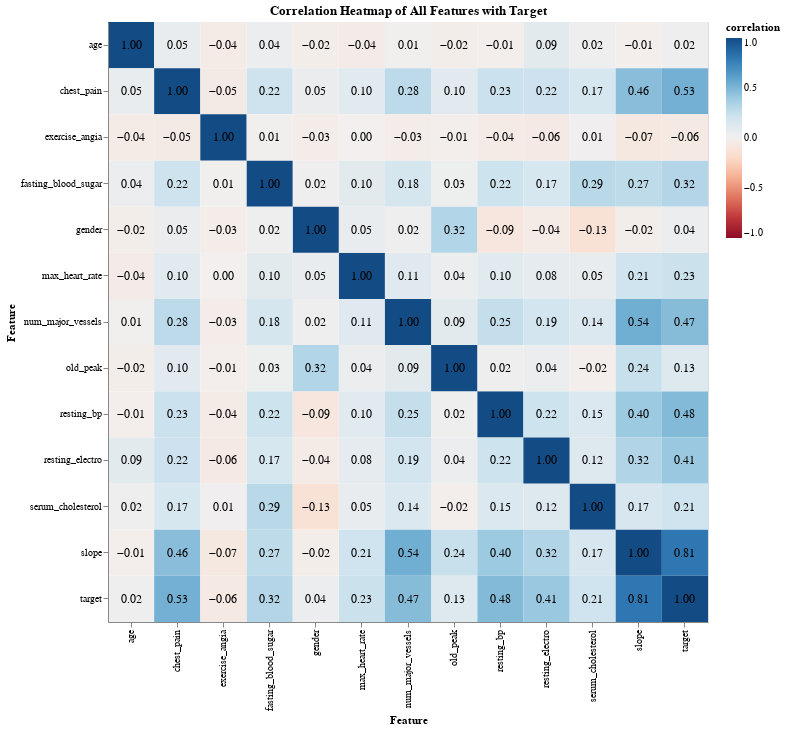

Here is the notebook cell this chart was saved with:
### Markdown cell above
#### Correlation Heatmap

A correlation matrix is computed and visualized using a heatmap to show linear relationships among features. This helps detect multicollinearity and highlights variables that may have strong predictive relationships with the target.

Darker blue cells represent stronger positive correlations, while darker red cells represent stronger negative correlations. From the heatmap, the feature slope has the strongest positive relationship with the target, followed by chest pain, resting BP, and number of major vessels. This means these features are more likely to influence whether someone has heart disease. On the other hand, features like age, gender, and exercise angia show very low or almost no correlation with the target, suggesting they don’t have a strong direct relationship with the target. It can also be seen that some features are related to each other. For example, number of major vessels and slope have a moderate positive correlation.

### Code cell
# corr only works for numerical col, since we changes 'target' values to 'heart disease' and 'no heart disease', 
# created a copy of heart dataframe and change the target col back to 0 and 1 for viz purposes only.
train_heart_corr = train_heart.copy()
train_heart_corr['target'] = train_heart_corr['target'].replace({
    'Heart Disease': 1,
    'No Heart Disease': 0
})

corr_matrix = train_heart_corr[num_cols + cat_cols + ['target']].corr()

corr_long = corr_matrix.reset_index().melt(id_vars='index')
corr_long.columns = ['feature_x', 'feature_y', 'correlation']

base = alt.Chart(corr_long).encode(
    x=alt.X('feature_x:N', title='Feature'),
    y=alt.Y('feature_y:N', title='Feature'))

heatmap = base.mark_rect().encode(
    color=alt.Color(
        'correlation:Q',
        scale=alt.Scale(scheme='redblue', domain=[-1, 1])),
    tooltip=['feature_x', 'feature_y'])

text = base.mark_text(
    fontSize=12,
    color='black').encode(
    text=alt.Text('correlation:Q', format='.2f'))

final_chart = (heatmap + text).properties(
    title='Correlation Heatmap of All Features with Target',
    width=600,
    height=600)

final_chart

### Figure 1 — Vega-Lite specification as saved in the notebook (floating-point values rounded to 4 significant figures; data arrays with more than 128 entries replaced by an {"elided": "..."} marker saying what was removed)
{"config": {"view": {"continuousWidth": 300, "continuousHeight": 300}}, "layer": [{"mark": {"type": "rect"}, "encoding": {"color": {"field": "correlation", "scale": {"domain": [-1, 1], "scheme": "redblue"}, "type": "quantitative"}, "tooltip": [{"field": "feature_x", "type": "nominal"}, {"field": "feature_y", "type": "nominal"}], "x": {"field": "feature_x", "title": "Feature", "type": "nominal"}, "y": {"field": "feature_y", "title": "Feature", "type": "nominal"}}}, {"mark": {"type": "text", "color": "black", "fontSize": 12}, "encoding": {"text": {"field": "correlation", "format": ".2f", "type": "quantitative"}, "x": {"field": "feature_x", "title": "Feature", "type": "nominal"}, "y": {"field": "feature_y", "title": "Feature", "type": "nominal"}}}], "data": {"name": "data-720e11766cd2e309b5f8676580ab8935"}, "height": 600, "title": "Correlation Heatmap of All Features with Target", "width": 600, "$schema": "https://vega.github.io/schema/vega-lite/v6.1.0.json", "datasets": {"data-720e11766cd2e309b5f8676580ab8935": {"elided": "169 records"}}}
